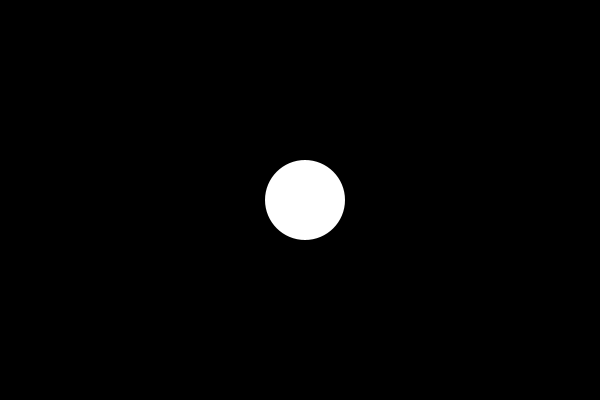
Frame 1 (no input)
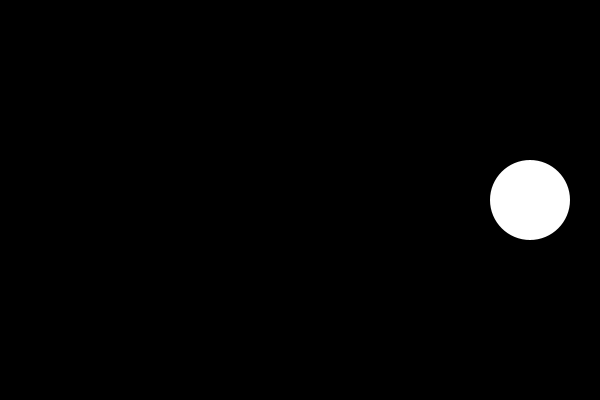
Frame 60 (the mouse pressed at the canvas centre just before this capture)
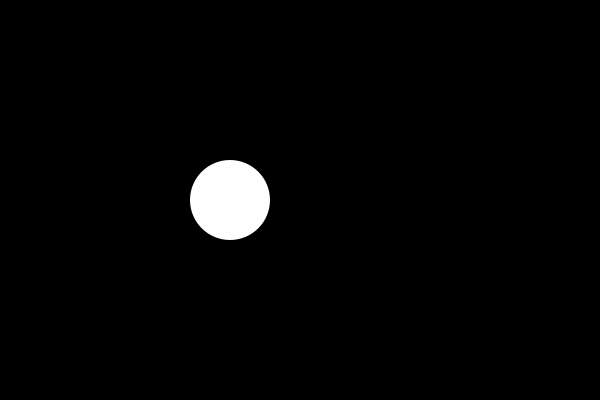
Frame 120 (the mouse held since frame 60 and released just before this capture)

The Processing sketch that drew these frames (run headless with seeded random() and noise(); from frame 60 on, the mouse is pressed at the canvas centre):

// Processing sketch: misc_250509b
// ── misc_250509b.pde
float ball_x = 0;
float ball_y = 0;
float vx = 0;
float vy = 0;
float ball_size = 0;

void setup() {
  size(600, 400);
  ball_x = width/2;
  ball_y = height/2;
  vx = 5;
  vy = 0;
  ball_size = 80;
}

void draw() {
  background(0, 0, 0);
  noStroke();

  if (ball_x + ball_size/2 > width) {
    vx = -vx;
  }

  if (ball_x - ball_size/2 < 0) {
    vx = -vx;
  }

  ball_x = ball_x + vx;
  ball_y = ball_y + vy;
  ellipse(ball_x, ball_y, ball_size, ball_size);
}
